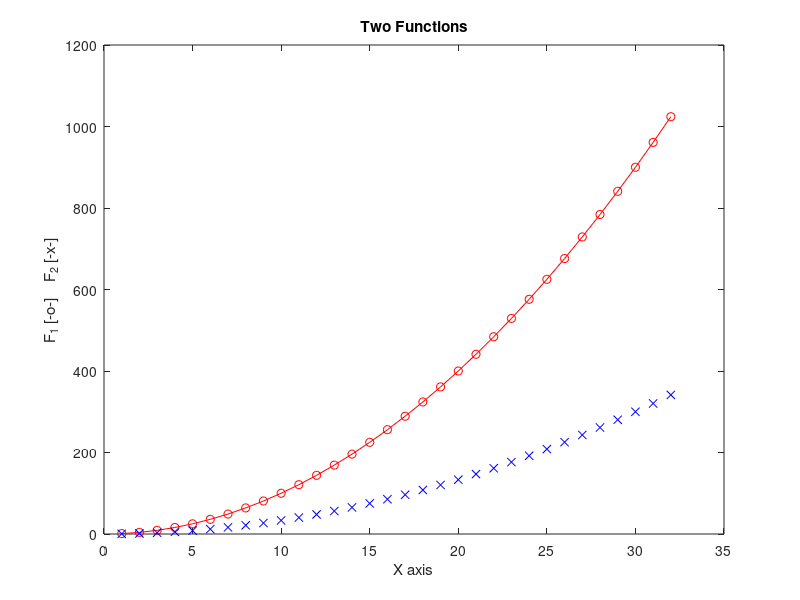

This chart was generated by the following MATLAB code:
% Name: Vladyslav Umanets
% Group: EDIfu25/1
% Date: 11.09.2026
% Laboratory Work 1

%% Mandatory Task 6 points
x = 1:32;
y = x.^2;

plot(x, y, 'o-r', x, y/3, 'xb')
title('Two Functions')
xlabel('X axis')
ylabel('F_1 [-o-]    F_2 [-x-]')

%% Complementary Task (4 points), var-8
N = 8;

V = (N+1):0.5:(N+4);

A = [N,   N+1, N+2; 
     N+3, N+4, N+5; 
     N+6, N+7, N+8];

sub_a = A(3, 2);
sub_b = A(2:3, 1:2);
sub_c = A([1, 3], [1, 3]);

V_col = V(1:3)';
A_concatenated = [A, V_col];
